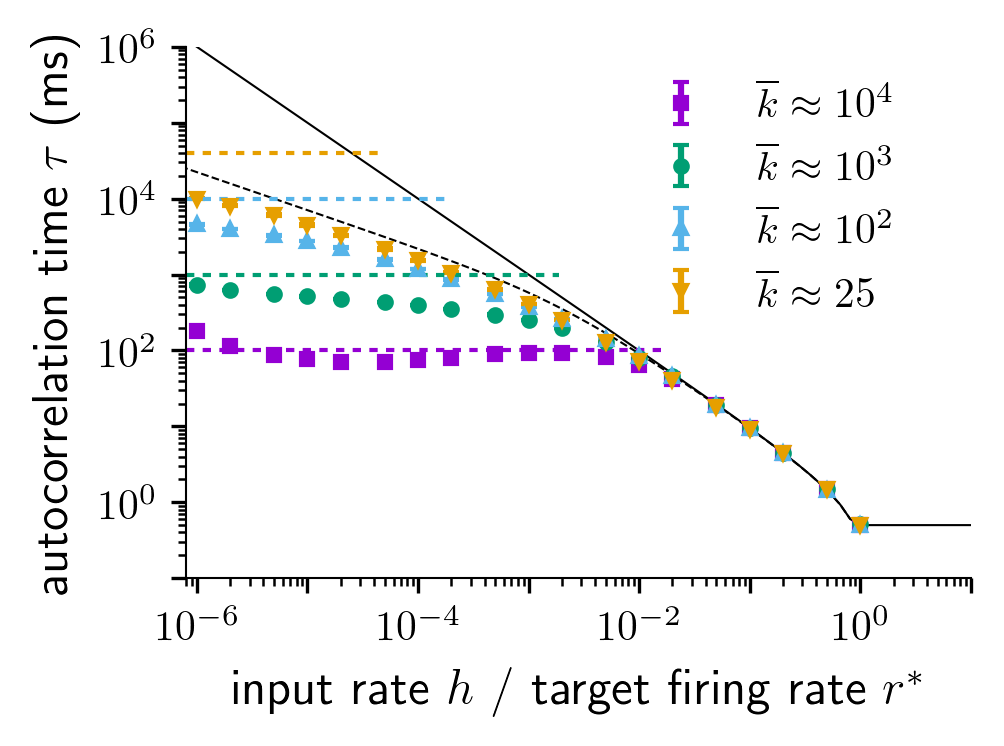

The Python source for this figure:
#!/usr/bin/python

import numpy
import matplotlib
import matplotlib.pyplot as plt
import matplotlib.collections as collections
import matplotlib.ticker as ticker

from scipy.special import lambertw

params = {'text.latex.preamble' : [r'\usepackage{siunitx}', r'\usepackage{amsmath}']}
matplotlib.rcParams['text.latex.preview'] = True

def x_from_tau(tau):
    return 1-numpy.exp(-1/tau)

#THEORY
x_MF=numpy.logspace(-7,2,100)
tau_MF=numpy.ones(len(x_MF))*0.5
mask = x_MF < x_from_tau(0.5)
tau_MF[mask] = -1./numpy.log(1-x_MF[mask])


m_MF=(1-x_MF)
a=1+lambertw(-m_MF*numpy.exp(-m_MF-x_MF*1e-3))/m_MF

tau_max_m_h = -1/(numpy.log(m_MF)-m_MF*a - x_MF*1e-3)

simulations=("MF","ER1","ER2","SC")

name={  "MF" :r"$\overline{k}\approx 10^4$",\
        "ER1":r"$\overline{k}\approx 10^3$",\
        "ER2":r"$\overline{k}\approx 10^2$",\
        "SC" :r"$\overline{k}\approx 25$"}

filename={ "MF" :"../../../paper/2018_homplast_dynamic-states/data/result_avg_tau_BN_MF_T1e7.dat",\
           "ER1":"../../../paper/2018_homplast_dynamic-states/data/result_avg_tau_BN_ER_p1e-1_T1e7.dat",\
           "ER2":"../../../paper/2018_homplast_dynamic-states/data/result_avg_tau_BN_ER_p1e-2_T3e7.dat",\
           "SC" :"../../../paper/2018_homplast_dynamic-states/data/result_avg_tau_metric.dat"}
symbol={ "MF" : 's',\
         "ER1": 'o',\
         "ER2": '^',\
         "SC" : 'v'}

#color from gnuplot
color={ "MF" :'#9400d3',\
        "ER1":'#009e73',\
        "ER2":'#56b4e9',\
        "SC" :'#e69f00'}

###############################################################figure
for i in [1,2,3,4,5,6,7]:
    fig=plt.figure(figsize=(3.375, 2.30))
    plt.rcParams.update({'axes.titlesize': 10})
    plt.rcParams.update({'axes.labelsize':   12})
    plt.rcParams.update({'font.size':        12})
    plt.rcParams.update({'legend.fontsize':  10})
    plt.rcParams.update({'xtick.labelsize':  10})
    plt.rcParams.update({'ytick.labelsize':  10})
    plt.rcParams.update({'text.usetex':  True})
    plt.rcParams.update({'savefig.bbox':  'tight'})
    ax1=fig.add_subplot(111)
    ax1.spines['top'].set_visible(False)
    ax1.spines['right'].set_visible(False)
    ax1.spines['left'].set_linewidth(0.5)
    ax1.spines['bottom'].set_linewidth(0.5)
    # plot all data
    if i>1:
        plt.setp(ax1,xticks=[], yticks=[])
        for k,sim in enumerate(simulations):
            if i+k > 3:
                x_sim,m_sim,err_sim = numpy.loadtxt(filename[sim],usecols=(0,1,2),unpack=True)
                x_sim /= 1e-3
                ax1.errorbar(x_sim,m_sim, yerr=err_sim, fmt=symbol[sim], label=r'\makebox[1.5cm][l]{%s}'%name[sim], color=color[sim], mec=color[sim], markersize=3, capsize=2)
        ax1.legend(loc='upper right', frameon=False,  markerscale=1, numpoints=1) 
    # plot all predictions
    ax1.plot(x_MF,tau_MF,'black',lw=0.5)
    if i>5:
        ax1.plot(x_MF,tau_max_m_h,'black',lw=0.5, ls='dashed')
    if i>6:
        for j, k in enumerate([1e4,1e3,1e2,25]):
            x_NE   = x_MF
            tau_NE = numpy.ones(len(x_NE))*1e6/k 
            mask  = x_NE < x_from_tau(1e6/k)*2
            ax1.plot(x_NE[mask], tau_NE[mask], ls='dashed', lw=1.0, dashes=(2,2), color=color[simulations[j]])
    
    #plotstyle
    ax1.set_xlim([8e-7,10])
    ax1.set_ylim([1e-1,1e6])
    ax1.set_xscale('log')
    ax1.set_yscale('log')
    ax1.set_xlabel(r'input rate $h$ / target firing rate $r^\ast$')
    ax1.set_ylabel(r'autocorrelation time $\tau$ (ms)')
    #ax1.xaxis.set_ticks_position('bottom')
    #ax1.yaxis.set_ticks_position('left')
    ax1.xaxis.set_major_locator(matplotlib.ticker.LogLocator(base=10.0, subs=(1.0,), numticks=100) )
    ax1.xaxis.set_minor_locator(ticker.LogLocator(base=10., subs=numpy.arange(2,10)*.1, numticks=100))
    ax1.xaxis.set_minor_formatter(matplotlib.ticker.NullFormatter())
    ax1.yaxis.set_major_locator(matplotlib.ticker.LogLocator(base=10.0, subs=(1.0,), numticks=100) )
    ax1.yaxis.set_minor_locator(ticker.LogLocator(base=10., subs=numpy.arange(2,10)*.1, numticks=100))
    ax1.yaxis.set_minor_formatter(matplotlib.ticker.NullFormatter())
    ax1.tick_params(direction='out',top='off', right='off', which='both')
    plt.setp(ax1.get_xticklabels()[1::2], visible=False)
    plt.setp(ax1.get_yticklabels()[1::2], visible=False)
    if i==7:
        plt.savefig("fig_ER_tau.png", transparent=True, dpi=300)
    if i==6:
        plt.savefig("fig_ER_tau_correction.png", transparent=True, dpi=300)
    if i==5:
        plt.savefig("fig_ER_tau_data3.png", transparent=True, dpi=300)
    if i==3:
        plt.savefig("fig_ER_tau_data2.png", transparent=True, dpi=300)
    if i==2:
        plt.savefig("fig_ER_tau_data1.png", transparent=True, dpi=300)
    if i==1:
        plt.savefig("fig_ER_tau_empty.png", transparent=True, dpi=300)
